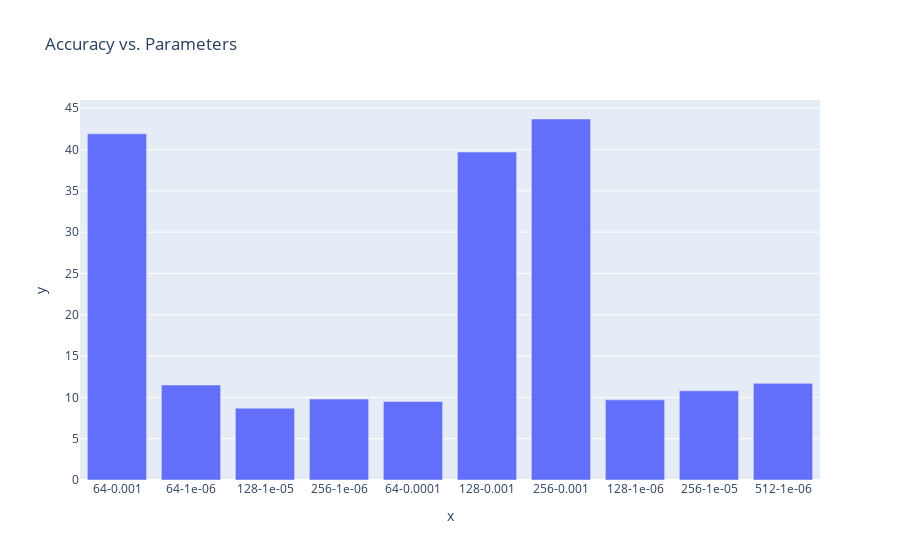

Source (notebook cell):
### Code cell
# bar plot of the random search
px.bar(x=x_values, y=obj_list, title="Accuracy vs. Parameters")

### Figure 1 — Plotly figure (JSON) as saved in the notebook; plotly's stock layout.template omitted (floating-point values rounded to 4 significant figures)
{"data": [{"alignmentgroup": "True", "hovertemplate": "x=%{x}<br>y=%{y}<extra></extra>", "legendgroup": "", "marker": {"color": "#636efa", "pattern": {"shape": ""}}, "name": "", "offsetgroup": "", "orientation": "v", "showlegend": false, "textposition": "auto", "type": "bar", "x": ["64-0.001", "64-1e-06", "128-1e-05", "256-1e-06", "64-0.0001", "128-0.001", "256-0.001", "128-1e-06", "256-1e-05", "512-1e-06"], "xaxis": "x", "y": [41.9, 11.5, 8.7, 9.8, 9.5, 39.7, 43.7, 9.7, 10.8, 11.7], "yaxis": "y"}], "layout": {"barmode": "relative", "legend": {"tracegroupgap": 0}, "title": {"text": "Accuracy vs. Parameters"}, "xaxis": {"anchor": "y", "domain": [0, 1], "title": {"text": "x"}}, "yaxis": {"anchor": "x", "domain": [0, 1], "title": {"text": "y"}}}}
